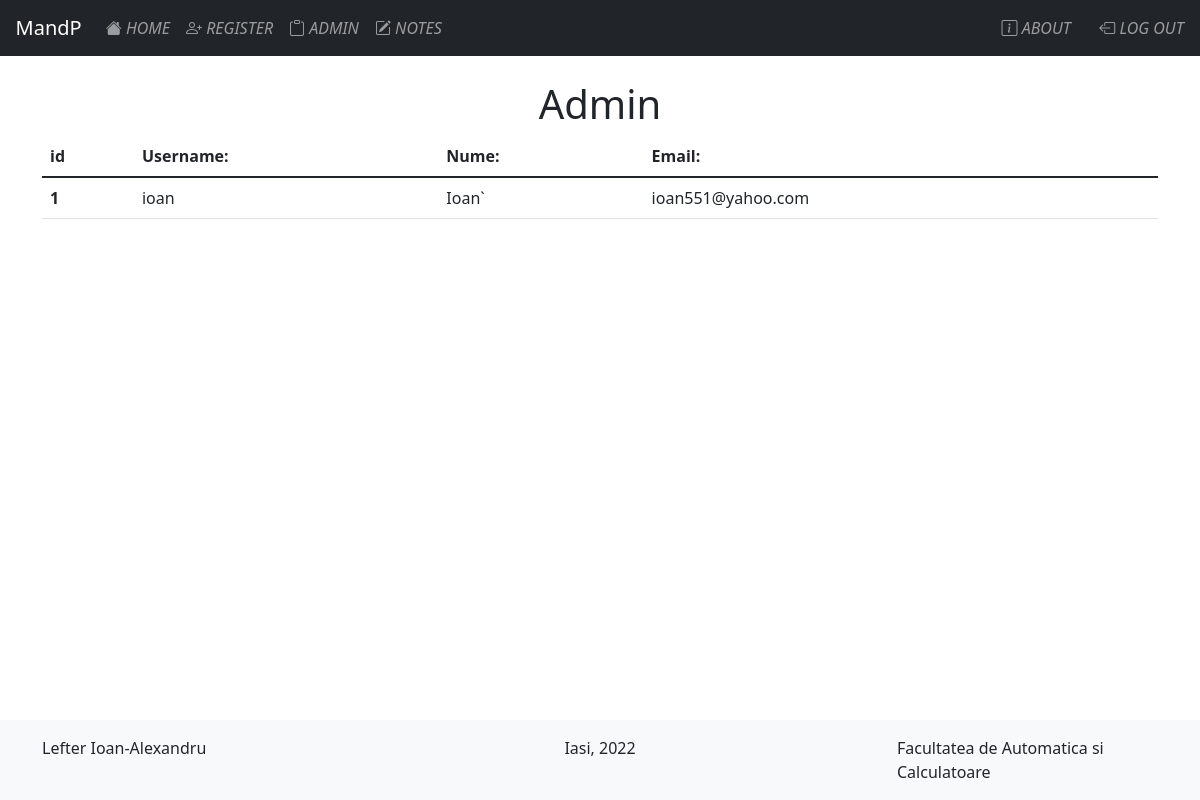
The app's page /admin (signed in), older data.
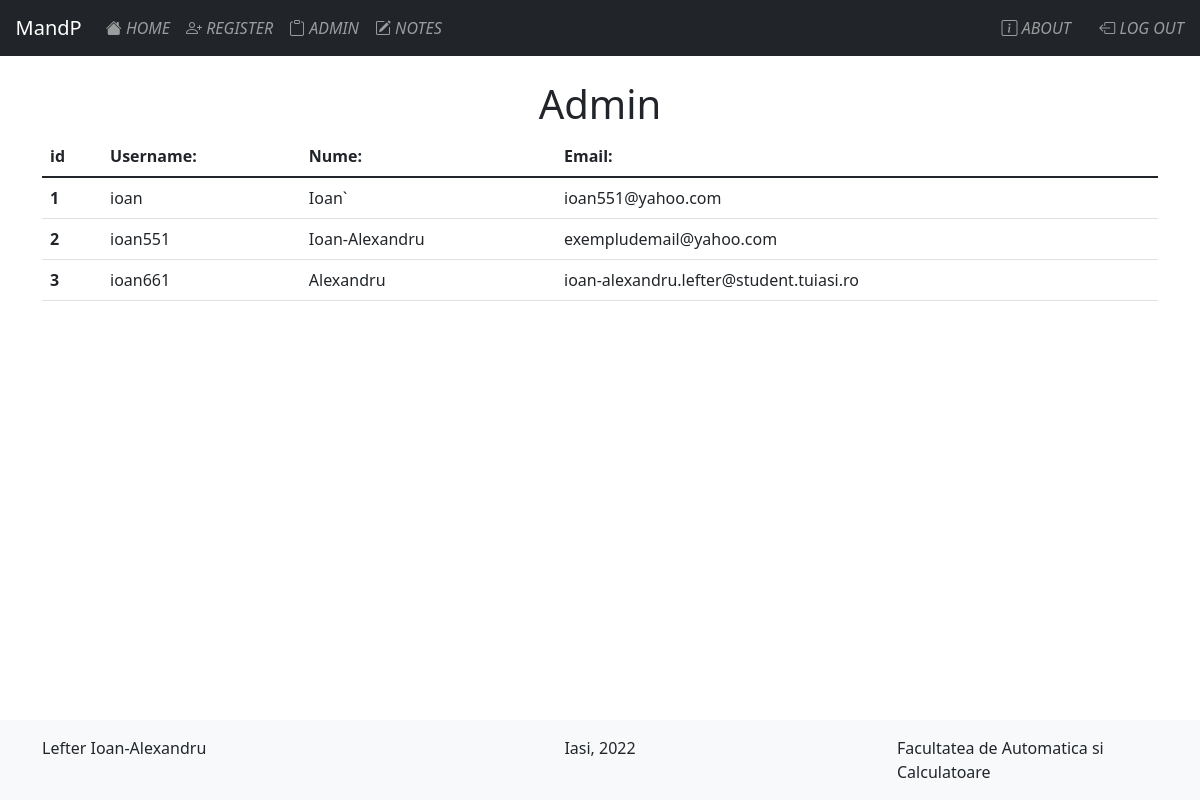
The same page, newer data.
### website/models.py (models this page shows)
class User(db.Model, UserMixin):
    id = db.Column(db.Integer, primary_key=True)
    email = db.Column(db.String(100), unique=True)
    username = db.Column(db.String(100), unique=True)
    prenume = db.Column(db.String(100))
    password = db.Column(db.String(100))
    notes = db.relationship('Note')

### website/views.py (the view)
@views.route('/admin', methods=['GET', 'POST'])
@login_required
def admin():
    if current_user.get_id() == "1":
        users = User.query.all()
        return render_template("admin.html", user = current_user, list_users = users)
    else:
        return """
        <h1 style="text-align: center"> Nu puteti accesa daca nu sunteti admin! </h1>
        """

### website/__init__.py (called while the page is built)
def create_app():
    app = Flask(__name__)
    app.config['SECRET_KEY'] = 'Xxnezsrcn7Aw@'
    app.config['SQLALCHEMY_DATABASE_URI'] = f'sqlite:///{DB_NAME}'
    db.init_app(app)
    from .views import views
    from .auth import auth
    app.register_blueprint(views, url_prefix = '/')
    app.register_blueprint(auth, url_prefix = '/')
    from .models import User, Note
    create_database(app)
    login_manager = LoginManager()
    login_manager.login_view = 'auth.login'
    login_manager.init_app(app)
    @login_manager.user_loader
    def load_user(id):
        return User.query.get(int(id))
    return app

### website/templates/admin.html (shortened to what this page needs)
{%extends "base.html" %}
{% block content%}
<h1 class="text-center"> Admin </h1>
<table class="table">
    <thead>
      <tr>
        <th scope="col">id</th>
        <th scope="col">Username: </th>
        <th scope="col">Nume: </th>
        <th scope="col">Email: </th>
      </tr>
    </thead>
    <tbody>
      {% for user in list_users %}
        <tr>
          <th scope="row"> {{ user.id }} </th>
          <td>{{ user.username }}</td>
          <td>{{ user.prenume }}</td>
          <td>{{ user.email }}</td>
        </tr>
      {% endfor %}
    </tbody>
</table>
{%endblock%}

### website/templates/base.html (shortened to what this page needs)
<!DOCTYPE html>
<html>
    <head>
        <link
            href="https://cdn.jsdelivr.net/npm/bootstrap@5.1.3/dist/css/bootstrap.min.css"
            rel="stylesheet"
        />
        <link rel="stylesheet"
            href= "https://cdn.jsdelivr.net/npm/bootstrap-icons@1.5.0/font/bootstrap-icons.css"
        />
    </head>
    <body class="d-flex flex-column min-vh-100">
        <nav class="navbar navbar-expand-sm navbar-dark bg-dark">
            <div class="navbar-header">
                <a class="navbar-brand" href="#">&nbsp;&nbsp; MandP</a>
            </div>
            <div class="collapse navbar-collapse" id="navbar">
                {% if user.is_authenticated %}
                    <ul class="navbar-nav">
                        <li class="nav-item">
                            <a class="nav-link" id="home" href="/"><i class="bi bi-house-fill">  HOME</i> </a>
                        </li>
                        {% if user.get_id() == '1' %}
                            <li class="nav-item">
                                <a class="nav-link" id="register" href="/register"><i class="bi bi-person-plus">  REGISTER</i> </a>
                            </li>
                            <li class="nav-item">
                                <a class="nav-link" id="register" href="/admin"><i class="bi bi-clipboard">  ADMIN</i> </a>
                            </li>
                        {% endif %}
                        <li class="nav-item">
                            <a class="nav-link" id="notes" href="/notes"><i class="bi bi-pencil-square">  NOTES</i></a>
                        </li>
                    </ul>
                    <ul class="navbar-nav ms-auto">
                        <li class="nav-item">
                            <a class="nav-link" id="about" href="/about"><i class="bi bi-info-square"> ABOUT &nbsp;&nbsp;</i></a>
                        </li>
                        <li class="nav-item">
                            <a class="nav-link" id="logout" href="/logout"><i class="bi bi-box-arrow-left"> LOG OUT &nbsp;</i></a>
                        </li>
                    </ul>
                {% endif %}
            </div>
        </nav>
        <div class="container">
            {% block content%}
            {% endblock %}
        </div>
    </body>
    <footer class="footer mt-auto py-3 bg-light">
        <div class="container">
            <div class="row">
                <div class="col">
                    Lefter Ioan-Alexandru
                </div>
                <div class="col-6 text-center">
                    Iasi, 2022
                </div>
                <div class="col">
                    Facultatea de Automatica si Calculatoare
                </div>
            </div>
        </div>
    </footer>
</html>

Row changes from the older to the newer data that the page shows:
added User: id "2", username "ioan551", prenume "Ioan-Alexandru", email "exempludemail@yahoo.com"
added User: id "3", username "ioan661", prenume "Alexandru", email "ioan-alexandru.lefter@student.tuiasi.ro"
